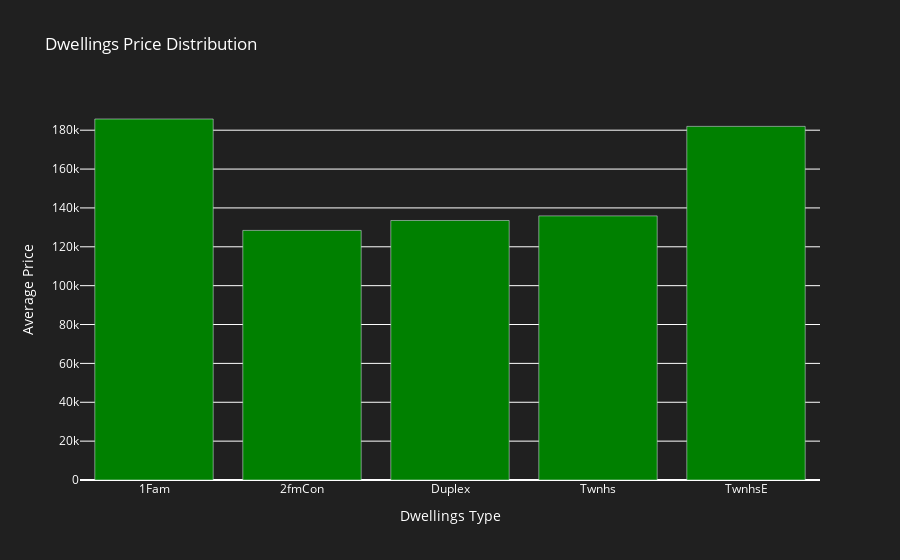

The cell this chart's notebook holds for it:
### Code cell
#Bar char for dwelling price
fig2 = go.Figure(data = [go.Bar(
    x=dwellings_price.index, 
    y=dwellings_price.values, 
    name='Dwellings Price', 
    marker=dict(color='green'))]
    )
fig2.update_layout(
    title='Dwellings Price Distribution',
    xaxis_title='Dwellings Type', 
    yaxis_title='Average Price',
    legend_title='Data Distribution',
    plot_bgcolor='rgba(32,32,32,1)',
    paper_bgcolor='rgba(32,32,32,1)',
    font=dict(color='white')
)

### Figure 1 — Plotly figure (JSON) as saved in the notebook; plotly's stock layout.template omitted (floating-point values rounded to 4 significant figures)
{"data": [{"marker": {"color": "green"}, "name": "Dwellings Price", "type": "bar", "x": ["1Fam", "2fmCon", "Duplex", "Twnhs", "TwnhsE"], "y": [185800.0, 128400.0, 133500.0, 135900.0, 182000.0]}], "layout": {"font": {"color": "white"}, "legend": {"title": {"text": "Data Distribution"}}, "paper_bgcolor": "rgba(32,32,32,1)", "plot_bgcolor": "rgba(32,32,32,1)", "title": {"text": "Dwellings Price Distribution"}, "xaxis": {"title": {"text": "Dwellings Type"}}, "yaxis": {"title": {"text": "Average Price"}}}}
